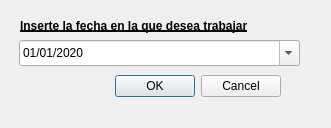
<?xml version="1.0" encoding="UTF-8"?>
<ui version="4.0">
 <class>Dialog</class>
 <widget class="QDialog" name="Dialog">
  <property name="geometry">
   <rect>
    <x>0</x>
    <y>0</y>
    <width>331</width>
    <height>128</height>
   </rect>
  </property>
  <property name="windowTitle">
   <string>Dialog</string>
  </property>
  <widget class="QDialogButtonBox" name="buttonBox">
   <property name="geometry">
    <rect>
     <x>20</x>
     <y>70</y>
     <width>261</width>
     <height>32</height>
    </rect>
   </property>
   <property name="orientation">
    <enum>Qt::Horizontal</enum>
   </property>
   <property name="standardButtons">
    <set>QDialogButtonBox::Cancel|QDialogButtonBox::Ok</set>
   </property>
  </widget>
  <widget class="QLabel" name="label">
   <property name="geometry">
    <rect>
     <x>20</x>
     <y>10</y>
     <width>301</width>
     <height>31</height>
    </rect>
   </property>
   <property name="font">
    <font>
     <weight>75</weight>
     <bold>true</bold>
     <underline>true</underline>
    </font>
   </property>
   <property name="text">
    <string>Inserte la fecha en la que desea trabajar</string>
   </property>
  </widget>
  <widget class="QDateEdit" name="dateEditSession">
   <property name="geometry">
    <rect>
     <x>19</x>
     <y>40</y>
     <width>281</width>
     <height>26</height>
    </rect>
   </property>
   <property name="minimumDate">
    <date>
     <year>2020</year>
     <month>1</month>
     <day>1</day>
    </date>
   </property>
   <property name="displayFormat">
    <string>dd/MM/yyyy</string>
   </property>
   <property name="calendarPopup">
    <bool>true</bool>
   </property>
  </widget>
 </widget>
 <resources/>
 <connections>
  <connection>
   <sender>buttonBox</sender>
   <signal>accepted()</signal>
   <receiver>Dialog</receiver>
   <slot>accept()</slot>
   <hints>
    <hint type="sourcelabel">
     <x>248</x>
     <y>254</y>
    </hint>
    <hint type="destinationlabel">
     <x>157</x>
     <y>274</y>
    </hint>
   </hints>
  </connection>
  <connection>
   <sender>buttonBox</sender>
   <signal>rejected()</signal>
   <receiver>Dialog</receiver>
   <slot>reject()</slot>
   <hints>
    <hint type="sourcelabel">
     <x>316</x>
     <y>260</y>
    </hint>
    <hint type="destinationlabel">
     <x>286</x>
     <y>274</y>
    </hint>
   </hints>
  </connection>
 </connections>
</ui>
